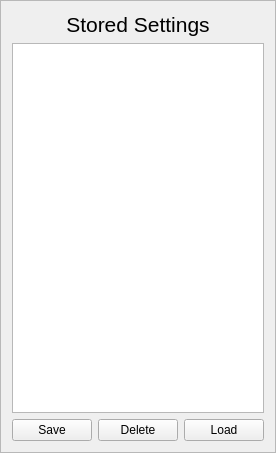
<?xml version="1.0" encoding="UTF-8"?>
<ui version="4.0">
 <class>StoredSettingsWidget</class>
 <widget class="QFrame" name="StoredSettingsWidget">
  <property name="geometry">
   <rect>
    <x>0</x>
    <y>0</y>
    <width>267</width>
    <height>453</height>
   </rect>
  </property>
  <property name="windowTitle">
   <string>Stored Settings</string>
  </property>
  <property name="autoFillBackground">
   <bool>true</bool>
  </property>
  <property name="frameShape">
   <enum>QFrame::StyledPanel</enum>
  </property>
  <property name="frameShadow">
   <enum>QFrame::Sunken</enum>
  </property>
  <property name="lineWidth">
   <number>2</number>
  </property>
  <layout class="QGridLayout" name="gridLayout">
   <item row="1" column="1" colspan="3">
    <widget class="QListView" name="storedSettingsView"/>
   </item>
   <item row="0" column="1" colspan="3">
    <widget class="QLabel" name="label">
     <property name="font">
      <font>
       <pointsize>16</pointsize>
      </font>
     </property>
     <property name="text">
      <string>Stored Settings</string>
     </property>
     <property name="alignment">
      <set>Qt::AlignCenter</set>
     </property>
    </widget>
   </item>
   <item row="2" column="2">
    <widget class="QPushButton" name="deleteButton">
     <property name="text">
      <string>Delete</string>
     </property>
    </widget>
   </item>
   <item row="2" column="1">
    <widget class="QPushButton" name="saveButton">
     <property name="text">
      <string>Save</string>
     </property>
    </widget>
   </item>
   <item row="2" column="3">
    <widget class="QPushButton" name="loadButton">
     <property name="text">
      <string>Load</string>
     </property>
    </widget>
   </item>
  </layout>
 </widget>
 <resources/>
 <connections>
  <connection>
   <sender>saveButton</sender>
   <signal>clicked()</signal>
   <receiver>StoredSettingsWidget</receiver>
   <slot>saveClicked()</slot>
   <hints>
    <hint type="sourcelabel">
     <x>42</x>
     <y>425</y>
    </hint>
    <hint type="destinationlabel">
     <x>6</x>
     <y>432</y>
    </hint>
   </hints>
  </connection>
  <connection>
   <sender>deleteButton</sender>
   <signal>clicked()</signal>
   <receiver>StoredSettingsWidget</receiver>
   <slot>deleteClicked()</slot>
   <hints>
    <hint type="sourcelabel">
     <x>138</x>
     <y>436</y>
    </hint>
    <hint type="destinationlabel">
     <x>142</x>
     <y>449</y>
    </hint>
   </hints>
  </connection>
  <connection>
   <sender>loadButton</sender>
   <signal>clicked()</signal>
   <receiver>StoredSettingsWidget</receiver>
   <slot>loadClicked()</slot>
   <hints>
    <hint type="sourcelabel">
     <x>238</x>
     <y>427</y>
    </hint>
    <hint type="destinationlabel">
     <x>263</x>
     <y>422</y>
    </hint>
   </hints>
  </connection>
 </connections>
 <slots>
  <slot>saveClicked()</slot>
  <slot>deleteClicked()</slot>
  <slot>loadClicked()</slot>
 </slots>
</ui>
